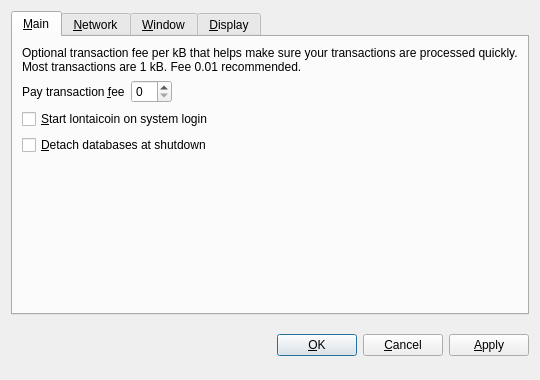
<?xml version="1.0" encoding="UTF-8"?>
<ui version="4.0">
 <class>OptionsDialog</class>
 <widget class="QDialog" name="OptionsDialog">
  <property name="geometry">
   <rect>
    <x>0</x>
    <y>0</y>
    <width>540</width>
    <height>380</height>
   </rect>
  </property>
  <property name="windowTitle">
   <string>Options</string>
  </property>
  <property name="modal">
   <bool>true</bool>
  </property>
  <layout class="QVBoxLayout" name="verticalLayout">
   <item>
    <widget class="QTabWidget" name="tabWidget">
     <property name="tabPosition">
      <enum>QTabWidget::North</enum>
     </property>
     <property name="currentIndex">
      <number>0</number>
     </property>
     <widget class="QWidget" name="tabMain">
      <attribute name="title">
       <string>&amp;Main</string>
      </attribute>
      <layout class="QVBoxLayout" name="verticalLayout_Main">
       <item>
        <widget class="QLabel" name="transactionFeeInfoLabel">
         <property name="text">
          <string>Optional transaction fee per kB that helps make sure your transactions are processed quickly. Most transactions are 1 kB. Fee 0.01 recommended.</string>
         </property>
         <property name="textFormat">
          <enum>Qt::PlainText</enum>
         </property>
         <property name="wordWrap">
          <bool>true</bool>
         </property>
        </widget>
       </item>
       <item>
        <layout class="QHBoxLayout" name="horizontalLayout_Main">
         <item>
          <widget class="QLabel" name="transactionFeeLabel">
           <property name="text">
            <string>Pay transaction &amp;fee</string>
           </property>
           <property name="textFormat">
            <enum>Qt::PlainText</enum>
           </property>
           <property name="buddy">
            <cstring>transactionFee</cstring>
           </property>
          </widget>
         </item>
         <item>
          <widget class="BitcoinAmountField" name="transactionFee"/>
         </item>
         <item>
          <spacer name="horizontalSpacer_Main">
           <property name="orientation">
            <enum>Qt::Horizontal</enum>
           </property>
           <property name="sizeHint" stdset="0">
            <size>
             <width>40</width>
             <height>20</height>
            </size>
           </property>
          </spacer>
         </item>
        </layout>
       </item>
       <item>
        <widget class="QCheckBox" name="bitcoinAtStartup">
         <property name="toolTip">
          <string>Automatically start lontaicoin after logging in to the system.</string>
         </property>
         <property name="text">
          <string>&amp;Start lontaicoin on system login</string>
         </property>
        </widget>
       </item>
       <item>
        <widget class="QCheckBox" name="detachDatabases">
         <property name="toolTip">
          <string>Detach block and address databases at shutdown. This means they can be moved to another data directory, but it slows down shutdown. The wallet is always detached.</string>
         </property>
         <property name="text">
          <string>&amp;Detach databases at shutdown</string>
         </property>
        </widget>
       </item>
       <item>
        <spacer name="verticalSpacer_Main">
         <property name="orientation">
          <enum>Qt::Vertical</enum>
         </property>
         <property name="sizeHint" stdset="0">
          <size>
           <width>20</width>
           <height>40</height>
          </size>
         </property>
        </spacer>
       </item>
      </layout>
     </widget>
     <widget class="QWidget" name="tabNetwork">
      <attribute name="title">
       <string>&amp;Network</string>
      </attribute>
      <layout class="QVBoxLayout" name="verticalLayout_Network">
       <item>
        <widget class="QCheckBox" name="mapPortUpnp">
         <property name="toolTip">
          <string>Automatically open the lontaicoin client port on the router. This only works when your router supports UPnP and it is enabled.</string>
         </property>
         <property name="text">
          <string>Map port using &amp;UPnP</string>
         </property>
        </widget>
       </item>
       <item>
        <widget class="QCheckBox" name="connectSocks">
         <property name="toolTip">
          <string>Connect to the lontaicoin network through a SOCKS proxy (e.g. when connecting through Tor).</string>
         </property>
         <property name="text">
          <string>&amp;Connect through SOCKS proxy:</string>
         </property>
        </widget>
       </item>
       <item>
        <layout class="QHBoxLayout" name="horizontalLayout_Network">
         <item>
          <widget class="QLabel" name="proxyIpLabel">
           <property name="text">
            <string>Proxy &amp;IP:</string>
           </property>
           <property name="textFormat">
            <enum>Qt::PlainText</enum>
           </property>
           <property name="buddy">
            <cstring>proxyIp</cstring>
           </property>
          </widget>
         </item>
         <item>
          <widget class="QValidatedLineEdit" name="proxyIp">
           <property name="maximumSize">
            <size>
             <width>140</width>
             <height>16777215</height>
            </size>
           </property>
           <property name="toolTip">
            <string>IP address of the proxy (e.g. 127.0.0.1)</string>
           </property>
          </widget>
         </item>
         <item>
          <widget class="QLabel" name="proxyPortLabel">
           <property name="text">
            <string>&amp;Port:</string>
           </property>
           <property name="textFormat">
            <enum>Qt::PlainText</enum>
           </property>
           <property name="buddy">
            <cstring>proxyPort</cstring>
           </property>
          </widget>
         </item>
         <item>
          <widget class="QLineEdit" name="proxyPort">
           <property name="maximumSize">
            <size>
             <width>55</width>
             <height>16777215</height>
            </size>
           </property>
           <property name="toolTip">
            <string>Port of the proxy (e.g. 9050)</string>
           </property>
          </widget>
         </item>
         <item>
          <widget class="QLabel" name="socksVersionLabel">
           <property name="text">
            <string>SOCKS &amp;Version:</string>
           </property>
           <property name="textFormat">
            <enum>Qt::PlainText</enum>
           </property>
           <property name="buddy">
            <cstring>socksVersion</cstring>
           </property>
          </widget>
         </item>
         <item>
          <widget class="QValueComboBox" name="socksVersion">
           <property name="toolTip">
            <string>SOCKS version of the proxy (e.g. 5)</string>
           </property>
          </widget>
         </item>
         <item>
          <spacer name="horizontalSpacer_Network">
           <property name="orientation">
            <enum>Qt::Horizontal</enum>
           </property>
           <property name="sizeHint" stdset="0">
            <size>
             <width>40</width>
             <height>20</height>
            </size>
           </property>
          </spacer>
         </item>
        </layout>
       </item>
       <item>
        <spacer name="verticalSpacer_Network">
         <property name="orientation">
          <enum>Qt::Vertical</enum>
         </property>
         <property name="sizeHint" stdset="0">
          <size>
           <width>20</width>
           <height>40</height>
          </size>
         </property>
        </spacer>
       </item>
      </layout>
     </widget>
     <widget class="QWidget" name="tabWindow">
      <attribute name="title">
       <string>&amp;Window</string>
      </attribute>
      <layout class="QVBoxLayout" name="verticalLayout_Window">
       <item>
        <widget class="QCheckBox" name="minimizeToTray">
         <property name="toolTip">
          <string>Show only a tray icon after minimizing the window.</string>
         </property>
         <property name="text">
          <string>&amp;Minimize to the tray instead of the taskbar</string>
         </property>
        </widget>
       </item>
       <item>
        <widget class="QCheckBox" name="minimizeOnClose">
         <property name="toolTip">
          <string>Minimize instead of exit the application when the window is closed. When this option is enabled, the application will be closed only after selecting Quit in the menu.</string>
         </property>
         <property name="text">
          <string>M&amp;inimize on close</string>
         </property>
        </widget>
       </item>
       <item>
        <spacer name="verticalSpacer_Window">
         <property name="orientation">
          <enum>Qt::Vertical</enum>
         </property>
         <property name="sizeHint" stdset="0">
          <size>
           <width>20</width>
           <height>40</height>
          </size>
         </property>
        </spacer>
       </item>
      </layout>
     </widget>
     <widget class="QWidget" name="tabDisplay">
      <attribute name="title">
       <string>&amp;Display</string>
      </attribute>
      <layout class="QVBoxLayout" name="verticalLayout_Display">
       <item>
        <layout class="QHBoxLayout" name="horizontalLayout_1_Display">
         <item>
          <widget class="QLabel" name="langLabel">
           <property name="text">
            <string>User Interface &amp;language:</string>
           </property>
           <property name="textFormat">
            <enum>Qt::PlainText</enum>
           </property>
           <property name="buddy">
            <cstring>lang</cstring>
           </property>
          </widget>
         </item>
         <item>
          <widget class="QValueComboBox" name="lang">
           <property name="toolTip">
            <string>The user interface language can be set here. This setting will take effect after restarting lontaicoin.</string>
           </property>
          </widget>
         </item>
        </layout>
       </item>
       <item>
        <layout class="QHBoxLayout" name="horizontalLayout_2_Display">
         <item>
          <widget class="QLabel" name="unitLabel">
           <property name="text">
            <string>&amp;Unit to show amounts in:</string>
           </property>
           <property name="textFormat">
            <enum>Qt::PlainText</enum>
           </property>
           <property name="buddy">
            <cstring>unit</cstring>
           </property>
          </widget>
         </item>
         <item>
          <widget class="QValueComboBox" name="unit">
           <property name="toolTip">
            <string>Choose the default subdivision unit to show in the interface and when sending coins.</string>
           </property>
          </widget>
         </item>
        </layout>
       </item>
       <item>
        <widget class="QCheckBox" name="displayAddresses">
         <property name="toolTip">
          <string>Whether to show lontaicoin addresses in the transaction list or not.</string>
         </property>
         <property name="text">
          <string>&amp;Display addresses in transaction list</string>
         </property>
        </widget>
       </item>
       <item>
        <widget class="QCheckBox" name="coinControlFeatures">
         <property name="toolTip">
          <string>Whether to show coin control features or not.</string>
         </property>
         <property name="text">
          <string>Display coin &amp;control features (experts only!)</string>
         </property>
        </widget>
       </item>
       <item>
        <spacer name="verticalSpacer_Display">
         <property name="orientation">
          <enum>Qt::Vertical</enum>
         </property>
         <property name="sizeHint" stdset="0">
          <size>
           <width>20</width>
           <height>40</height>
          </size>
         </property>
        </spacer>
       </item>
      </layout>
     </widget>
    </widget>
   </item>
   <item>
    <layout class="QHBoxLayout" name="horizontalLayout_Buttons">
     <item>
      <spacer name="horizontalSpacer_1">
       <property name="orientation">
        <enum>Qt::Horizontal</enum>
       </property>
       <property name="sizeHint" stdset="0">
        <size>
         <width>40</width>
         <height>48</height>
        </size>
       </property>
      </spacer>
     </item>
     <item>
      <widget class="QLabel" name="statusLabel">
       <property name="font">
        <font>
         <weight>75</weight>
         <bold>true</bold>
        </font>
       </property>
       <property name="text">
        <string/>
       </property>
       <property name="textFormat">
        <enum>Qt::PlainText</enum>
       </property>
       <property name="wordWrap">
        <bool>true</bool>
       </property>
      </widget>
     </item>
     <item>
      <spacer name="horizontalSpacer_2">
       <property name="orientation">
        <enum>Qt::Horizontal</enum>
       </property>
       <property name="sizeHint" stdset="0">
        <size>
         <width>40</width>
         <height>48</height>
        </size>
       </property>
      </spacer>
     </item>
     <item>
      <widget class="QPushButton" name="okButton">
       <property name="text">
        <string>&amp;OK</string>
       </property>
      </widget>
     </item>
     <item>
      <widget class="QPushButton" name="cancelButton">
       <property name="text">
        <string>&amp;Cancel</string>
       </property>
       <property name="autoDefault">
        <bool>false</bool>
       </property>
      </widget>
     </item>
     <item>
      <widget class="QPushButton" name="applyButton">
       <property name="text">
        <string>&amp;Apply</string>
       </property>
       <property name="autoDefault">
        <bool>false</bool>
       </property>
      </widget>
     </item>
    </layout>
   </item>
  </layout>
 </widget>
 <customwidgets>
  <customwidget>
   <class>BitcoinAmountField</class>
   <extends>QSpinBox</extends>
   <header>bitcoinamountfield.h</header>
  </customwidget>
  <customwidget>
   <class>QValueComboBox</class>
   <extends>QComboBox</extends>
   <header>qvaluecombobox.h</header>
  </customwidget>
  <customwidget>
   <class>QValidatedLineEdit</class>
   <extends>QLineEdit</extends>
   <header>qvalidatedlineedit.h</header>
  </customwidget>
 </customwidgets>
 <resources/>
 <connections/>
</ui>
